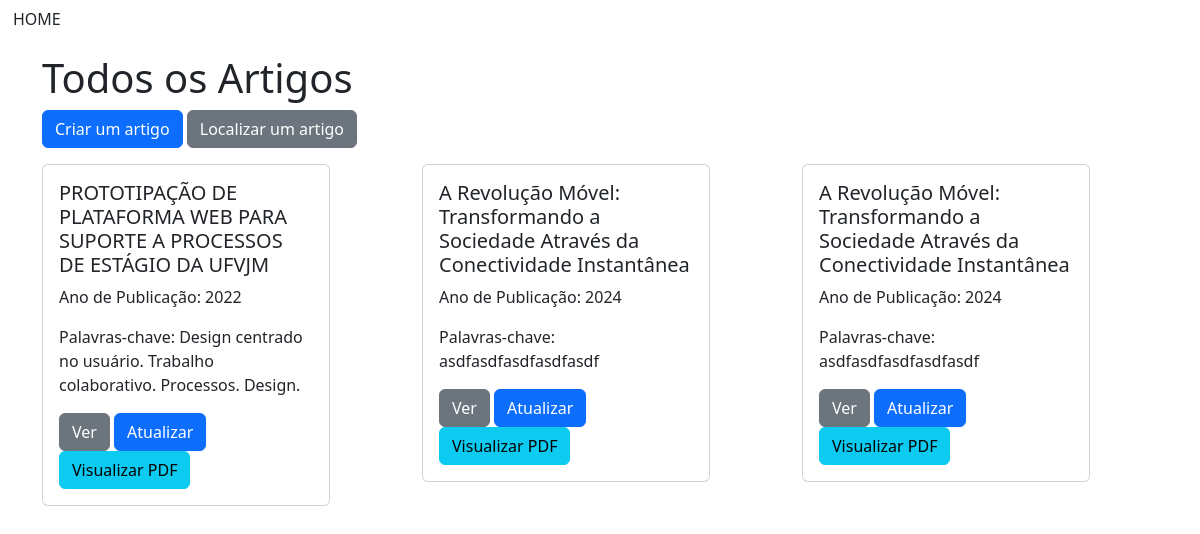
Before: / with the older database file.
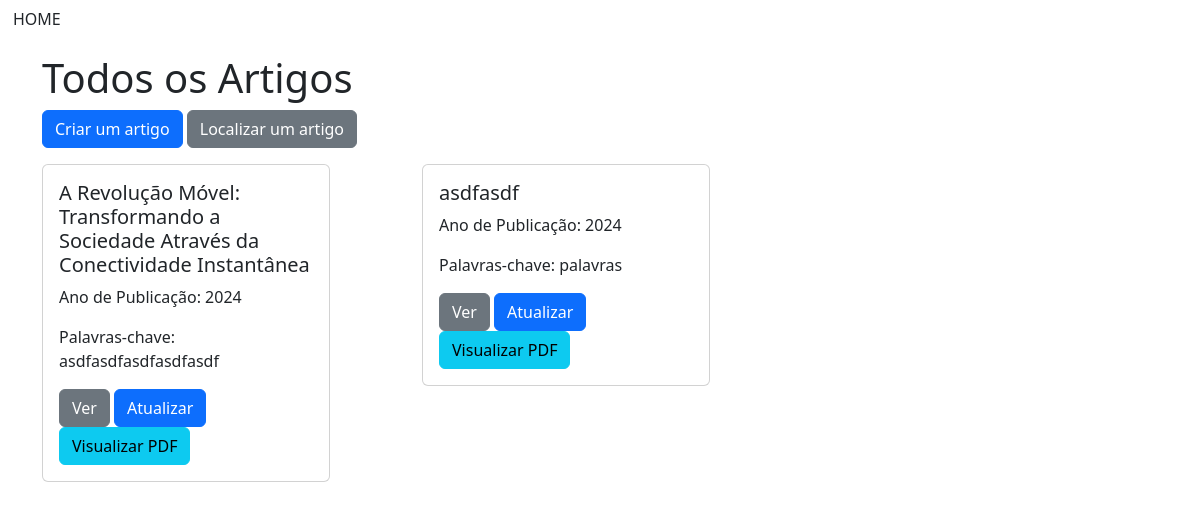
After: the same page with the newer database file.
### crud_app/models.py (models this page shows)
class Artigo(models.Model):
    titulo = models.CharField(max_length=200, blank=False, null=False)
    autores = models.CharField(max_length=300, blank=False, null=False)
    resumo = models.TextField(blank=False, null=False)
    abstract = models.TextField(blank=False, null=False)
    palavras_chave = models.CharField(max_length=200, blank=False, null=False)
    data_ano = models.IntegerField(blank=False, null=False, default=timezone.now().year)
    revista = models.CharField(max_length=200, blank=False, null=False)
    arquivo = models.FileField(upload_to='uploads/', blank=False)
    data_ultima_edicao = models.DateTimeField(auto_now=True)

### crud_app/views.py (the view)
# urls.py: path("", views.artigos_list , name='artigos_list'),
def artigos_list(request):
    template_name = 'listar_artigos'
    artigos = Artigo.objects.all()
    context = {
        'artigos': artigos
        }
    return render(request, 'listar_artigos.html', {'artigos': artigos})

### crud_app/templates/listar_artigos.html (shortened to what this page needs)
{% extends 'base.html' %}
{% load static %}
{% block content %}
<h1>Todos os Artigos</h1>
<a href="{% url 'artigo_create' %}" class="btn btn-primary mb-3">Criar um artigo</a>
<a href="{% url 'buscar_artigo' %}" class="btn btn-secondary mb-3">Localizar um artigo</a>
<div class="row">
    {% for artigo in artigos %}
    <div class="col-md-4 mb-3">
        <div class="card" style="width: 18rem;">
            <div class="card-body">
                <h5 class="card-title">{{ artigo.titulo }}</h5>
                <p class="card-text">Ano de Publicação: {{ artigo.data_ano }}</p>
                <p class="card-text">Palavras-chave: {{ artigo.palavras_chave }}</p>
                <a href="{% url 'artigo_detalhe' artigo.id %}" class="btn btn-secondary">Ver</a>
                <a href="{% url 'artigo_update' artigo.id %}" class="btn btn-primary">Atualizar</a>
                <a href="{% url 'visualizar_artigo' artigo.id %}" class="btn btn-info">Visualizar PDF</a>
            </div>
        </div>
    </div>
    {% endfor %}
</div>
{% endblock content %}

### crud_app/templates/base.html (shortened to what this page needs)
{% load static %}
<!DOCTYPE html>
<html lang="pt-br">
<link href="https://cdn.jsdelivr.net/npm/bootstrap@5.2.3/dist/css/bootstrap.min.css" rel="stylesheet"
>
<head>
</head>
<body>
	<a href="{% url 'artigos_list' %}" class="btn btn-inverse mb-3">HOME</a>
	<div class="container">
		{% block content %}
		{% endblock %}
	</div>
</body>
</html>

Changed rows visible on the page:
removed Artigo: titulo "PROTOTIPAÇÃO DE PLATAFORMA WEB PARA SUPORTE A PROCESSOS DE ESTÁGIO DA UFVJM", data_ano "2022", palavras_chave "Design centrado no usuário. Trabalho colaborativo. Processos. Design."
removed Artigo: titulo "A Revolução Móvel: Transformando a Sociedade Através da Conectividade Instantânea", data_ano "2024", palavras_chave "asdfasdfasdfasdfasdf"
added Artigo: titulo "asdfasdf", data_ano "2024", palavras_chave "palavras"
